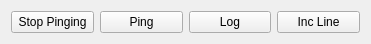
<?xml version="1.0" encoding="UTF-8"?>
<ui version="4.0">
 <class>SonarManager</class>
 <widget class="QWidget" name="SonarManager">
  <property name="geometry">
   <rect>
    <x>0</x>
    <y>0</y>
    <width>371</width>
    <height>43</height>
   </rect>
  </property>
  <property name="windowTitle">
   <string>Sonar Manager</string>
  </property>
  <layout class="QHBoxLayout" name="horizontalLayout">
   <item>
    <widget class="QPushButton" name="stopPingingPushButton">
     <property name="text">
      <string>Stop Pinging</string>
     </property>
    </widget>
   </item>
   <item>
    <widget class="QPushButton" name="startPingingPushButton">
     <property name="text">
      <string>Ping</string>
     </property>
    </widget>
   </item>
   <item>
    <widget class="QPushButton" name="pingAndLogPushButton">
     <property name="text">
      <string>Log</string>
     </property>
    </widget>
   </item>
   <item>
    <widget class="QPushButton" name="incrementLinePushButton">
     <property name="text">
      <string>Inc Line</string>
     </property>
    </widget>
   </item>
  </layout>
 </widget>
 <resources/>
 <connections/>
</ui>
